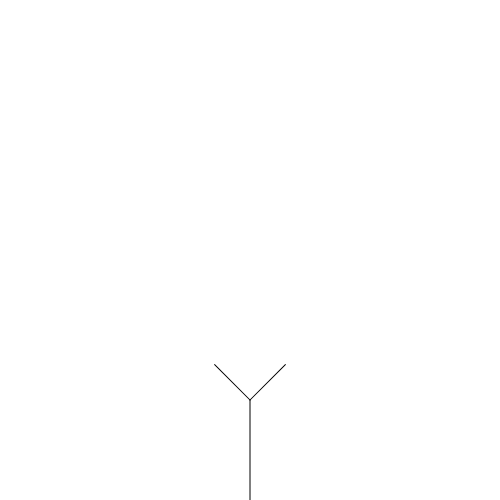
Frame 1 (no input)
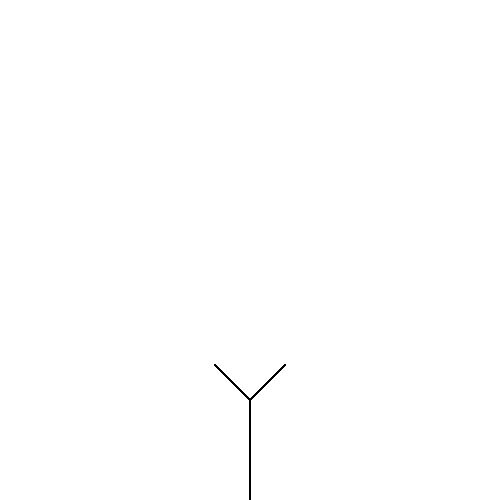
Frame 60 (no input)
Frame 120 (the mouse pressed at the canvas centre since frame 60): identical to frame 60, image omitted

The p5.js sketch that drew these frames (run headless with seeded random() and noise() and a simulated clock; from frame 60 on, the mouse is pressed at the canvas centre):

// p5.js sketch
// ── sketch.js

function setup() {
  createCanvas(500,500);
  background(255);
}

function draw() {
  translate(width/2,height);
  branch();
}

function branch(){
  line(0,0,0,-100);
  translate(0,-100);
  
  push();
  rotate(PI/4);
  line(0,0,0,-50);
  translate(0,-50);
  pop();
  
  rotate(-PI/4);
  line(0,0,0,-50);
  translate(0,-50);

  }
